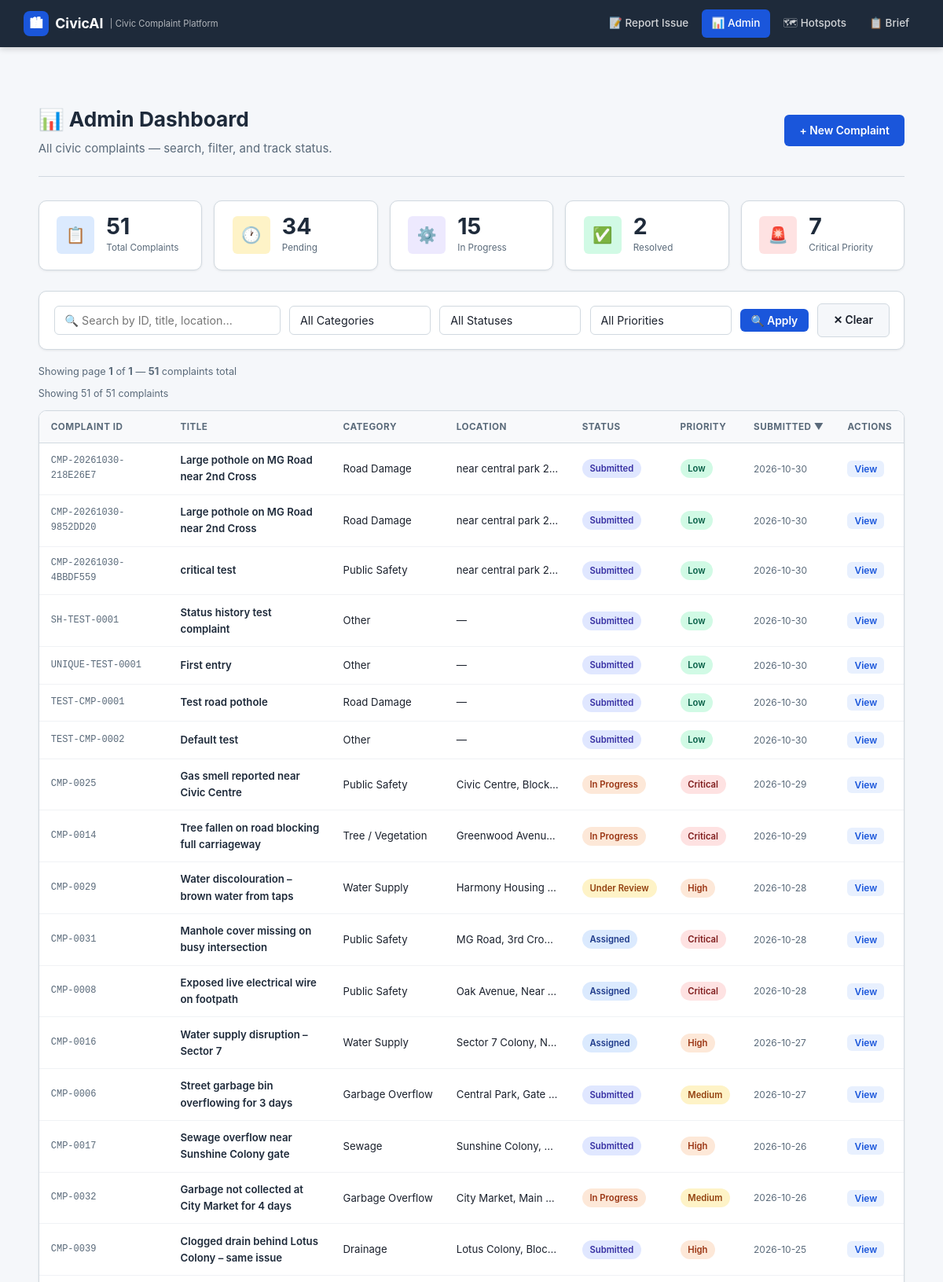
The app's page /admin/ (upper part) with its own data.
### tables this page shows
CREATE TABLE complaints (
    id               INTEGER PRIMARY KEY AUTOINCREMENT,
    complaint_id     TEXT    NOT NULL UNIQUE,
    title            TEXT    NOT NULL,
    description      TEXT    NOT NULL,
    category         TEXT    NOT NULL,
    ai_category      TEXT,
    ai_summary       TEXT,
    image_path       TEXT,
    latitude         REAL,
    longitude        REAL,
    address          TEXT,
    priority_score   REAL    NOT NULL DEFAULT 0.0,
    priority_level   TEXT    NOT NULL DEFAULT 'Low',
    priority_reason  TEXT,
    status           TEXT    NOT NULL DEFAULT 'Submitted',
    department_id    INTEGER,
    assigned_officer INTEGER,
    created_at       TEXT    NOT NULL DEFAULT (datetime('now')),
    updated_at       TEXT    NOT NULL DEFAULT (datetime('now')),
    resolved_at      TEXT, ai_confidence   REAL, ai_explanation  TEXT, ai_needs_review INTEGER NOT NULL DEFAULT 0,
    FOREIGN KEY (department_id)    REFERENCES departments(id) ON DELETE SET NULL,
    FOREIGN KEY (assigned_officer) REFERENCES officers(id)    ON DELETE SET NULL
);

### routes/admin.py (the view)
@admin_bp.route("/")
def dashboard():
    search   = request.args.get("q",        "").strip()
    category = request.args.get("category", "").strip()
    status   = request.args.get("status",   "").strip()
    priority = request.args.get("priority", "").strip()
    sort     = request.args.get("sort",     "submitted").strip()
    order    = request.args.get("order",    "desc").strip().lower()
    if order not in ("asc", "desc"):
        order = "desc"
    page_size = DASHBOARD_PAGE_SIZE
    try:
        page = int(request.args.get("page", 1))
    except (ValueError, TypeError):
        page = 1
    total_matching = db.count_complaints(
        search=search, category=category,
        status=status, priority=priority,
    )
    total_pages = max(1, -(-total_matching // page_size))   # ceiling division
    page        = max(1, min(page, total_pages))            # clamp to valid range
    complaints = db.get_complaints_page(
        page=page, page_size=page_size,
        search=search, category=category,
        status=status, priority=priority,
        sort=sort, order=order,
    )
    stats = _get_global_stats()
    return render_template(
        "admin/dashboard.html",
        complaints=complaints,
        stats=stats,
        categories=COMPLAINT_CATEGORIES,
        statuses=COMPLAINT_STATUSES,
        priority_levels=PRIORITY_LEVELS,
        page=page,
        total_pages=total_pages,
        total_matching=total_matching,
        page_size=page_size,
        active_q=search,
        active_category=category,
        active_status=status,
        active_priority=priority,
        active_sort=sort,
        active_order=order,
    )

### database.py (called while the page is built)
def get_connection() -> sqlite3.Connection:
    os.makedirs(DATABASE_DIR, exist_ok=True)
    conn = sqlite3.connect(DATABASE_PATH)
    conn.row_factory = sqlite3.Row
    conn.execute("PRAGMA foreign_keys = ON;")
    return conn

@contextmanager
def db_cursor():
    conn = get_connection()
    cur  = conn.cursor()
    try:
        yield conn, cur
        conn.commit()
    except sqlite3.Error as exc:
        conn.rollback()
        logger.error("Database error: %s", exc)
        raise
    finally:
        cur.close()
        conn.close()

def _build_complaints_where(
    search: str = "",
    category: str = "",
    status: str = "",
    priority: str = "",
) -> tuple[str, list]:
    conditions: list[str] = []
    params: list = []
    if search:
        like = f"%{search}%"
        conditions.append(
            "(complaint_id LIKE ? OR title LIKE ? OR address LIKE ?)"
        )
        params.extend([like, like, like])
    if category:
        conditions.append("category = ?")
        params.append(category)
    if status:
        conditions.append("status = ?")
        params.append(status)
    if priority:
        conditions.append("priority_level = ?")
        params.append(priority)
    where = ("WHERE " + " AND ".join(conditions)) if conditions else ""
    return where, params

def count_complaints(
    search: str = "",
    category: str = "",
    status: str = "",
    priority: str = "",
) -> int:
    where, params = _build_complaints_where(search, category, status, priority)
    sql = f"SELECT COUNT(*) FROM complaints {where};"
    with db_cursor() as (conn, cur):
        cur.execute(sql, params)
        row = cur.fetchone()
        return row[0] if row else 0

### routes/admin.py (called while the page is built, shortened)
def _check_admin_auth() -> None:
    if current_app.config.get("TESTING"):
        return  # bypass in test mode
    mode = current_app.config.get("ADMIN_AUTH_MODE", ADMIN_AUTH_MODE)
    if mode == "disabled":
        abort(503)

@admin_bp.before_request
def _admin_auth_before_request():
    _check_admin_auth()

### templates/admin/dashboard.html (shortened to what this page needs)
{% extends "base.html" %}
{% block content %}
<div class="container">
  <div class="page-header">
    <div class="flex justify-between items-center" style="flex-wrap:wrap;gap:1rem;">
      <div>
        <h1>📊 Admin Dashboard</h1>
        <p>All civic complaints — search, filter, and track status.</p>
      </div>
      <a href="{{ url_for('submit.complaint_form') }}" class="btn btn-primary">
        + New Complaint
      </a>
    </div>
  </div>
  <div class="stats-grid">
    <div class="stat-card">
      <div class="stat-icon blue">📋</div>
      <div>
        <div class="stat-value">{{ stats.total }}</div>
        <div class="stat-label">Total Complaints</div>
      </div>
    </div>
    <div class="stat-card">
      <div class="stat-icon orange">🕐</div>
      <div>
        <div class="stat-value">{{ stats.submitted + stats.under_review }}</div>
        <div class="stat-label">Pending</div>
      </div>
    </div>
    <div class="stat-card">
      <div class="stat-icon purple">⚙️</div>
      <div>
        <div class="stat-value">{{ stats.assigned + stats.in_progress }}</div>
        <div class="stat-label">In Progress</div>
      </div>
    </div>
    <div class="stat-card">
      <div class="stat-icon green">✅</div>
      <div>
        <div class="stat-value">{{ stats.resolved + stats.closed }}</div>
        <div class="stat-label">Resolved</div>
      </div>
    </div>
    <div class="stat-card">
      <div class="stat-icon red">🚨</div>
      <div>
        <div class="stat-value">{{ stats.critical }}</div>
        <div class="stat-label">Critical Priority</div>
      </div>
    </div>
  </div>
  <form method="GET" action="{{ url_for('admin.dashboard') }}" id="filter-form">
    <div class="filters-bar">
      <input type="text" id="search-input" name="q" class="search-input"
             placeholder="🔍 Search by ID, title, location…"
             value="{{ active_q }}"
             aria-label="Search complaints">
      <select id="filter-category" name="category" aria-label="Filter by category">
        <option value="">All Categories</option>
      </select>
      <select id="filter-status" name="status" aria-label="Filter by status">
        <option value="">All Statuses</option>
      </select>
      <select id="filter-priority" name="priority" aria-label="Filter by priority">
        <option value="">All Priorities</option>
      </select>
      <button type="submit" class="btn btn-primary" style="padding:.45rem .9rem;">🔍 Apply</button>
      <a href="{{ url_for('admin.dashboard') }}" id="clear-filters" class="btn btn-secondary">✕ Clear</a>
    </div>
  </form>
  <p class="results-info" style="font-size:.85rem;color:var(--text-muted);margin-bottom:.5rem;">
    {% if active_q or active_category or active_status or active_priority %}
      Showing <strong>{{ total_matching }}</strong> matching complaint{{ 's' if total_matching != 1 else '' }}
      (page {{ page }} of {{ total_pages }})
    {% else %}
      Showing page <strong>{{ page }}</strong> of <strong>{{ total_pages }}</strong>
      — <strong>{{ total_matching }}</strong> complaint{{ 's' if total_matching != 1 else '' }} total
    {% endif %}
  </p>
  <p id="results-count" class="results-info"></p>
  {% if complaints %}
  <div class="table-wrap">
    <table aria-label="Complaints list">
      <thead>
        <tr>
          {% set sort_cols = [
              ('complaint_id', 'Complaint ID', 0),
              ('title',        'Title',        1),
              ('category',     'Category',     2),
              ('address',      'Location',     3),
              ('status',       'Status',       4),
              ('priority',     'Priority',     5),
              ('submitted',    'Submitted',    6),
          ] %}
          {% for col_key, col_label, col_idx in sort_cols %}
          {% set new_order = 'asc' if (active_sort == col_key and active_order == 'desc') else 'desc' %}
          <th class="sortable" data-col="{{ col_idx }}">
            <a href="{{ url_for('admin.dashboard', q=active_q, category=active_category, status=active_status, priority=active_priority, sort=col_key, order=new_order, page=1) }}"
               style="text-decoration:none;color:inherit;">
              {{ col_label }}
              {% if active_sort == col_key %}
                {{ '▲' if active_order == 'asc' else '▼' }}
              {% endif %}
            </a>
          </th>
          {% endfor %}
          <th>Actions</th>
        </tr>
      </thead>
      <tbody id="complaints-tbody">
        {% for c in complaints %}
        {% set search_text = (c.complaint_id ~ ' ' ~ c.title ~ ' ' ~ (c.address or '') ~ ' ' ~ c.category ~ ' ' ~ c.status) | lower %}
        <tr data-cid="{{ c.complaint_id }}"
            data-text="{{ search_text }}"
            data-cat="{{ c.category }}"
            data-status="{{ c.status }}"
            data-priority="{{ c.priority_level }}">
          <td class="td-id">{{ c.complaint_id }}</td>
          <td class="td-title">
            <a href="{{ url_for('admin.complaint_detail', complaint_id=c.complaint_id) }}">
              {{ c.title | truncate(55) }}
            </a>
          </td>
          <td class="td-truncate">{{ c.category }}</td>
          <td class="td-truncate">{{ c.address or '—' }}</td>
          <td>
            {% set status_class = c.status | lower | replace(' ', '-') %}
            <span class="badge badge-{{ status_class }}">{{ c.status }}</span>
          </td>
          <td>
            {% set p_class = c.priority_level | lower %}
            <span class="badge badge-{{ p_class }}">{{ c.priority_level }}</span>
          </td>
          <td class="td-date">{{ c.created_at[:10] }}</td>
          <td>
            <a href="{{ url_for('admin.complaint_detail', complaint_id=c.complaint_id) }}"
               class="action-link">View</a>
          </td>
        </tr>
        {% endfor %}
      </tbody>
    </table>
  </div>
  {% endif %}
</div>
{% endblock %}

### static/css/admin.css (style rules this page uses)
.action-link { font-size: .8rem; font-weight: 600; padding: .2rem .6rem; border-radius: var(--radius-sm); background: var(--brand-light); color: var(--brand-blue); }
.results-info { font-size: .83rem; color: var(--text-muted); margin-bottom: .75rem; }
th.sortable { cursor: pointer; }

### records on screen
complaints: complaint_id "CMP-20261030-218E26E7", title "Large pothole on MG Road near 2nd Cross", category "Road Damage", address "near central park 2…", status "Submitted", priority_level "Low", created_at "2026-10-30"
complaints: complaint_id "CMP-20261030-9852DD20", title "Large pothole on MG Road near 2nd Cross", category "Road Damage", address "near central park 2…", status "Submitted", priority_level "Low", created_at "2026-10-30"
complaints: complaint_id "CMP-20261030-4BBDF559", title "critical test", category "Public Safety", address "near central park 2…", status "Submitted", priority_level "Low", created_at "2026-10-30"
complaints: complaint_id "SH-TEST-0001", title "Status history test complaint", category "Other", address "—", status "Submitted", priority_level "Low", created_at "2026-10-30"
complaints: complaint_id "UNIQUE-TEST-0001", title "First entry", category "Other", address "—", status "Submitted", priority_level "Low", created_at "2026-10-30"
complaints: complaint_id "TEST-CMP-0001", title "Test road pothole", category "Road Damage", address "—", status "Submitted", priority_level "Low", created_at "2026-10-30"
complaints: complaint_id "TEST-CMP-0002", title "Default test", category "Other", address "—", status "Submitted", priority_level "Low", created_at "2026-10-30"
complaints: complaint_id "CMP-0025", title "Gas smell reported near Civic Centre", category "Public Safety", address "Civic Centre, Block…", status "In Progress", priority_level "Critical", created_at "2026-10-29"
complaints: complaint_id "CMP-0014", title "Tree fallen on road blocking full carriageway", category "Tree / Vegetation", address "Greenwood Avenu…", status "In Progress", priority_level "Critical", created_at "2026-10-29"
complaints: complaint_id "CMP-0029", title "Water discolouration – brown water from taps", category "Water Supply", address "Harmony Housing…", status "Under Review", priority_level "High", created_at "2026-10-28"
complaints: complaint_id "CMP-0031", title "Manhole cover missing on busy intersection", category "Public Safety", address "MG Road, 3rd Cro…", status "Assigned", priority_level "Critical", created_at "2026-10-28"
complaints: complaint_id "CMP-0008", title "Exposed live electrical wire on footpath", category "Public Safety", address "Oak Avenue, Near…", status "Assigned", priority_level "Critical", created_at "2026-10-28"
complaints: complaint_id "CMP-0016", title "Water supply disruption – Sector 7", category "Water Supply", address "Sector 7 Colony, N…", status "Assigned", priority_level "High", created_at "2026-10-27"
complaints: complaint_id "CMP-0006", title "Street garbage bin overflowing for 3 days", category "Garbage Overflow", address "Central Park, Gate…", status "Submitted", priority_level "Medium", created_at "2026-10-27"
complaints: complaint_id "CMP-0017", title "Sewage overflow near Sunshine Colony gate", category "Sewage", address "Sunshine Colony,…", status "Submitted", priority_level "High", created_at "2026-10-26"
complaints: complaint_id "CMP-0032", title "Garbage not collected at City Market for 4 days", category "Garbage Overflow", address "City Market, Main…", status "In Progress", priority_level "Medium", created_at "2026-10-26"
complaints: complaint_id "CMP-0039", title "Clogged drain behind Lotus Colony – same issue", category "Drainage", address "Lotus Colony, Bloc…", status "Submitted", priority_level "High", created_at "2026-10-25"

### other values on screen
{{ stats.total }} "51"
{{ stats.submitted + stats.under_review }} "34"
{{ stats.assigned + stats.in_progress }} "15"
{{ stats.resolved + stats.closed }} "2"
{{ stats.critical }} "7"
{{ page }} "1"
{{ total_pages }} "1"
{{ total_matching }} "51"
{{ 's' if total_matching != 1 else '' }} "s"
{{ col_label }} "COMPLAINT ID" "TITLE" "CATEGORY" "LOCATION" "STATUS" "PRIORITY" "SUBMITTED"
{{ '▲' if active_order == 'asc' else '▼' }} "▼"
